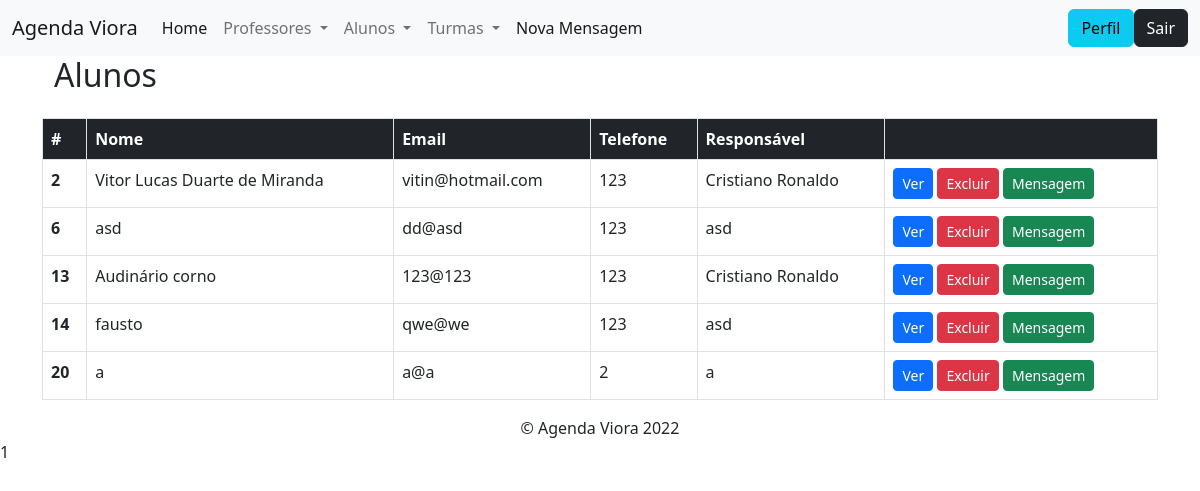
Page /modulos/Alunos/listar.php on the earlier database version.
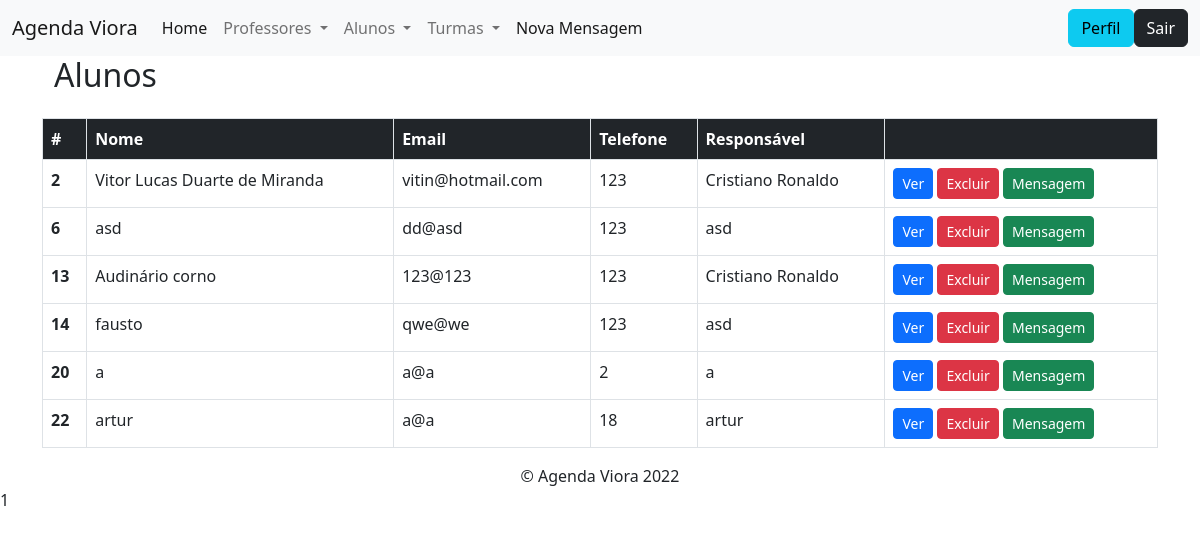
Same page on the later database version.
### tables this page shows
CREATE TABLE `aluno` (
  `ID` int(8) NOT NULL,
  `nome` text NOT NULL,
  `email` varchar(50) NOT NULL,
  `email_sec` varchar(50) NOT NULL,
  `email_inst` varchar(50) NOT NULL,
  `telefone` bigint(20) NOT NULL,
  `telefone_sec` bigint(20) NOT NULL,
  `responsavel` text NOT NULL,
  `responsavel_sec` text NOT NULL,
  `senha` varchar(40) NOT NULL,
  `senha_conf` varchar(40) NOT NULL
);

### config.php (called while the page is built, shortened)
<?php
    include_once path('funcoes/conexao.php');
    function path($file)
    {
        return ROOT_DIR . '/' . $file;
    }
    function arquivo($file)
    {
        return ROOT_PATH . $file;
    }

### funcoes/conexao.php (called while the page is built, shortened)
<?php
    function retornaDados($sql)
    {
        $conexao = $GLOBALS['conexaoBanco'];
        $resposta = $conexao->query($sql);
        return $resposta->fetchAll();
    }

### modulos/Alunos/listar.php (the view, shortened to what this page needs)
<?php
include_once "../../config.php";
?>
<!DOCTYPE html>
<html lang="pt-BR">
<?php include_once path('templates/head.php') ?>
<body>
    <?php include_once path('templates/barra_navegacao.php') ?>
    <div class="container" id="lateral2">
        <?php
        $sql = "SELECT * FROM aluno";
        $aluno = retornaDados($sql);
        ?>
        <table class="table">
            <div class="container" id="lateral2">
            <h2>Alunos</h2>
            </div>
            <div class="container-fluid">
                <table class="table table-bordered ">
                    <thead>
                        <tr class="bg-dark text-white">
                            <th scope="col">#</th>
                            <th scope="col">Nome</th>
                            <th scope="col">Email</th>
                            <th scope="col">Telefone</th>
                            <th scope="col">Responsável</th>
                            <th scope="col"></th>
                        </tr>
                    </thead>
                    <tbody>
                <?php foreach ($aluno as $aluno) { ?>
                    <tr>
                        <th scope="row"><?= $aluno['ID'] ?></th>
                        <td><?= $aluno['nome'] ?></td>
                        <td><?= $aluno['email'] ?></td>
                        <td><?= $aluno['telefone'] ?></td>
                        <td><?= $aluno['responsavel'] ?></td>
                        <td>
                        <a class="btn btn-sm btn-primary" href="visualizar.php?id=<?= $aluno['ID'] ?>">Ver</a>
                        <a class="btn btn-sm btn-danger" href="deletar.php?ID=<?= $aluno['ID'] ?>">Excluir</a>
                        <a class="btn btn-sm btn-success" href="mensagem.php?ID=<?= $aluno['ID'] ?>">Mensagem</a>
                    </td>
                    </tr>
                <?php } ?>
            </tbody>
                </table>
            </div>
            <?= include_once path('templates/footer.php'); ?>
        </table>
    </div>
</body>
</html>

### templates/head.php (shortened to what this page needs)
<head>
    <link rel="stylesheet" href="<?= arquivo('bootstrap/css/bootstrap.min.css') ?>">
</head>

### templates/barra_navegacao.php (shortened to what this page needs)
<nav class="navbar navbar-expand-lg bg-light">
  <div class="container-fluid">
    <a class="navbar-brand" href="<?= arquivo('./index.php') ?>">Agenda Viora</a>
    <div class="collapse navbar-collapse" id="navbarSupportedContent">
      <ul class="navbar-nav me-auto mb-2 mb-lg-0">
        <li class="nav-item">
          <a class="nav-link active" href="<?= arquivo('modulos/pagina/index.php')?>">Home</a>
        </li>
        <li class="nav-item dropdown">
          <a class="nav-link dropdown-toggle" href="#" role="button" data-bs-toggle="dropdown" aria-expanded="false">
            Professores
          </a>
        </li>
        <li class="nav-item dropdown">
          <a class="nav-link dropdown-toggle" href="#" role="button" data-bs-toggle="dropdown" aria-expanded="false">
            Alunos
          </a>
        </li>
        <li class="nav-item dropdown">
          <a class="nav-link dropdown-toggle" href="#" role="button" data-bs-toggle="dropdown" aria-expanded="false">
            Turmas
          </a>
        </li>
        <li class="nav-item">
        <a class="nav-link active" href="<?= arquivo('modulos/mensagem/msg.php')?>">Nova Mensagem</a>
        </li>
      </ul>
      <a class="btn btn-info" href="<?= arquivo('#') ?>">Perfil</a>
      <a class="btn btn-dark" href="<?= arquivo('modulos/login/sair.php')?>">Sair</a>
    </div>
  </div>
</nav>

### templates/footer.php
<footer>
  <div class="copyright text-center my-auto">
  <span>&copy; Agenda Viora 2022</span>
  </div>
</footer>

Differences in the rows shown:
added aluno: ID "22", nome "artur", email "a@a", telefone "18", responsavel "artur"
